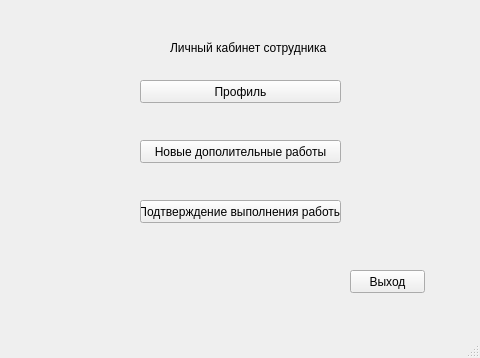
<?xml version="1.0" encoding="UTF-8"?>
<ui version="4.0">
 <class>employeeaccount</class>
 <widget class="QMainWindow" name="employeeaccount">
  <property name="geometry">
   <rect>
    <x>0</x>
    <y>0</y>
    <width>480</width>
    <height>358</height>
   </rect>
  </property>
  <property name="windowTitle">
   <string>MainWindow</string>
  </property>
  <widget class="QWidget" name="centralwidget">
   <widget class="QPushButton" name="accountButton">
    <property name="geometry">
     <rect>
      <x>140</x>
      <y>80</y>
      <width>201</width>
      <height>23</height>
     </rect>
    </property>
    <property name="text">
     <string>Профиль</string>
    </property>
   </widget>
   <widget class="QPushButton" name="newworkButton">
    <property name="geometry">
     <rect>
      <x>140</x>
      <y>140</y>
      <width>201</width>
      <height>23</height>
     </rect>
    </property>
    <property name="text">
     <string>Новые дополительные работы</string>
    </property>
   </widget>
   <widget class="QPushButton" name="completedButton">
    <property name="geometry">
     <rect>
      <x>140</x>
      <y>200</y>
      <width>201</width>
      <height>23</height>
     </rect>
    </property>
    <property name="text">
     <string>Подтверждение выполнения работы</string>
    </property>
   </widget>
   <widget class="QPushButton" name="exit">
    <property name="geometry">
     <rect>
      <x>350</x>
      <y>270</y>
      <width>75</width>
      <height>23</height>
     </rect>
    </property>
    <property name="text">
     <string>Выход</string>
    </property>
   </widget>
   <widget class="QLabel" name="label">
    <property name="geometry">
     <rect>
      <x>170</x>
      <y>40</y>
      <width>201</width>
      <height>16</height>
     </rect>
    </property>
    <property name="text">
     <string>Личный кабинет сотрудника</string>
    </property>
   </widget>
  </widget>
  <widget class="QMenuBar" name="menubar">
   <property name="geometry">
    <rect>
     <x>0</x>
     <y>0</y>
     <width>480</width>
     <height>21</height>
    </rect>
   </property>
  </widget>
  <widget class="QStatusBar" name="statusbar"/>
 </widget>
 <resources/>
 <connections/>
</ui>
